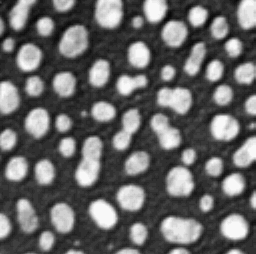
#> input picture docs/29b_xai_shap/data/blobs.tif, 256 x 254 px, found by its file name
$ jupyter execute --allow-errors divide_and_rule.ipynb
#> lines starting #> are read from the running program, lines starting #| are printed output that depends on the picture; after the words box and inside, x2 and y2 are one past the last pixel; in counts of white or black regions, pixels touching at a corner belong together
# Divide and rule
Sometimes, programs become very long and hard to read. We speak of [spaghetti code](https://en.wikipedia.org/wiki/Spaghetti_code). One way for making code easier to read and to maintain is to divide it into smaller functions and just use them in more complex workflows. The software design principle is called [Divide and rule](https://www.quora.com/What-is-divide-and-conquer-programming-strategy).

[cell 1]
from skimage.io import imread
from skimage.morphology import white_tophat, disk
from skimage.filters import gaussian, threshold_otsu
from skimage.measure import label, regionprops_table
import pandas as pd
import numpy as np

[cell 2]
image = imread("../../data/blobs.tif")
#> image is the input picture: shape (254, 256); min 8, max 248, mean 103.3
footprint = disk(15)
background_subtracted = white_tophat(image,
                                     footprint=footprint)
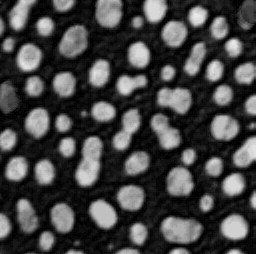
#> background_subtracted: shape (254, 256); min 0, max 232, mean 67.3
particle_radius = 5
denoised = gaussian(background_subtracted,
                    sigma=particle_radius)
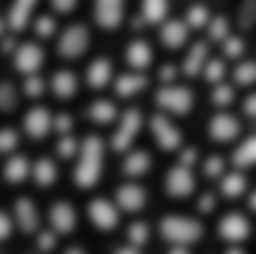
#> denoised: shape (254, 256) float64; min 0.0368, max 0.822, mean 0.264
binary = denoised > threshold_otsu(denoised)
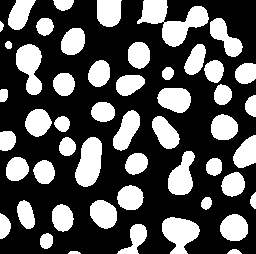
#> binary: shape (254, 256) bool; 33.3% white; 51 white regions, largest, box (x1, y1, x2, y2) and area: (137, 0, 209, 47) 1511, (75, 137, 102, 187) 983, (162, 217, 200, 254) 912
labels = label(binary)
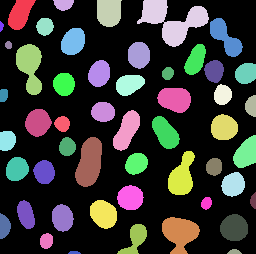
#> labels: shape (254, 256) int32; 52 distinct labels, from 0 to 51; one colour per label, 0 black
requested_measurements = ["label", "area", "mean_intensity"]
regionprops = regionprops_table(image,
                                labels,
                                properties=requested_measurements)
#> regionprops = 3 items
table = pd.DataFrame(regionprops)
#> table = table of 31 rows and 3 columns
mean_total_intensity = np.mean(table["area"] * table["mean_intensity"])
#> mean_total_intensity = 17136.9
mean_total_intensity
#> Out = 17136.9

A common and easy way for making such code easier to read is to split it into sections which start with a comment each.

[cell 3]
# configuration
file_to_analyze = "../../data/blobs.tif"
background_subtraction_radius = 15
particle_radius = 5
requested_measurements = ["area", "mean_intensity"]

# load data
image = imread(file_to_analyze)

# preprocess image
footprint = disk(background_subtraction_radius)
background_subtracted = white_tophat(image,
                                     footprint=footprint)
denoised = gaussian(background_subtracted,
                    sigma=particle_radius)

# segment image
binary = denoised > threshold_otsu(denoised)
labels = label(binary)

# extract features
regionprops = regionprops_table(image,
                                labels,
                                properties=requested_measurements)
#> regionprops = 2 items
table = pd.DataFrame(regionprops)
#> table = table of 31 rows and 2 columns

# descriptive statistics
mean_total_intensity = np.mean(table["area"] * table["mean_intensity"])
mean_total_intensity
#> Out = 17136.9

More professional would be to put all this code into meaningful sub-routines and call them from a central function.

[cell 4]
# reusable functions
def preprocess_image(image, background_subtraction_radius, particle_radius):
    """Apply background removal and denoising"""
    footprint = disk(background_subtraction_radius)
    background_subtracted = white_tophat(image, footprint=footprint)
    denoised = gaussian(background_subtracted, sigma=particle_radius)
    return denoised

def segment_image(image):
    """Apply thresholding and connected component analysis"""
    binary = image > threshold_otsu(image)
    labels = label(binary)
    return labels

def extract_features(image, labels, requested_measurements):
    """Measure specified properties"""
    regionprops = regionprops_table(image,
                                    labels,
                                    properties=requested_measurements)
#> regionprops = 2 items
    table = pd.DataFrame(regionprops)
#> table = table of 31 rows and 2 columns
    return table

After we put groups of processing steps into functions, we can call them from a major function. This function can later be reused to apply the same procedure to all images in a folder. It also serves as index, an overview about the image processing workflow. By reding just this function, we know all processing steps and what parameters they have.

[cell 5]
def analyse_average_total_intensity(filename,
                                    background_subtraction_radius = 15,
                                    particle_radius = 5):
    """Load an image, segment objects and measure their mean total intensity."""
    image = imread(filename)
    denoised = preprocess_image(image,
                                background_subtraction_radius,
                                particle_radius)
    labels = segment_image(denoised)
    requested_measurements = ["area", "mean_intensity"]
    table = extract_features(image,
                             labels,
                             requested_measurements)
#> table = table of 31 rows and 2 columns

    # descriptive statistics
    mean_total_intensity = np.mean(table["area"] * table["mean_intensity"])
#> mean_total_intensity = 17136.9

    return mean_total_intensity

[cell 6]
# configuration
file_to_analyze = "../../data/blobs.tif"

This central function can then be read easily; it has just 6 lines of code

[cell 7]
analyse_average_total_intensity(file_to_analyze)

This function can then be reused also for other image files.

#> (a cell that did not finish here is left out)
